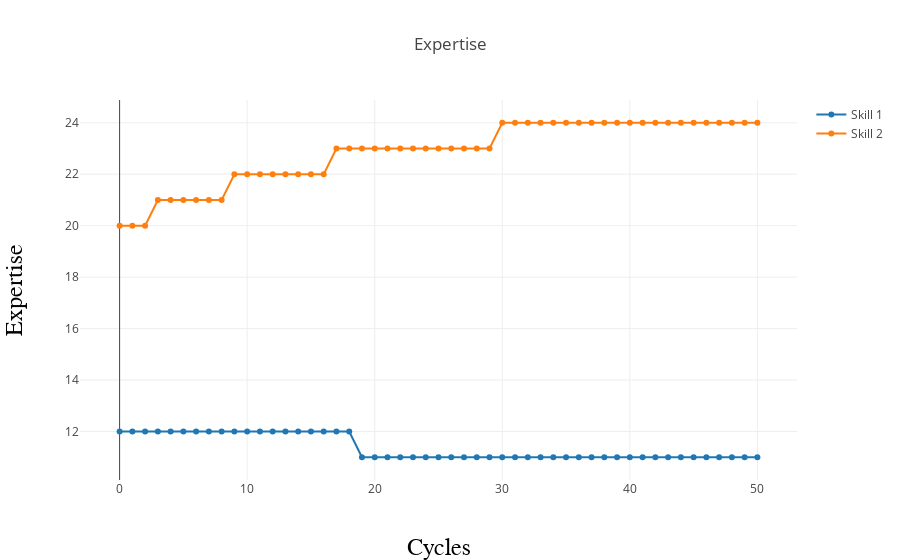

The cell this chart's notebook holds for it:
### Markdown cell above
And the following plot for the second agent:

### Code cell
my_workplace_exp1b.plot_skills(my_workplace_exp1b.agents[1])

### Figure 1 — Plotly figure (JSON) as saved in the notebook; plotly's stock layout.template omitted (floating-point values rounded to 4 significant figures)
{"data": [{"mode": "lines+markers", "name": "Skill 1", "type": "scatter", "uid": "bfc0315d-9634-4e5c-a527-192fd4e7b9e3", "x": [0, 1, 2, 3, 4, 5, 6, 7, 8, 9, 10, 11, 12, 13, 14, 15, 16, 17, 18, 19, 20, 21, 22, 23, 24, 25, 26, 27, 28, 29, 30, 31, 32, 33, 34, 35, 36, 37, 38, 39, 40, 41, 42, 43, 44, 45, 46, 47, 48, 49, 50], "y": [12, 12, 12, 12, 12, 12, 12, 12, 12, 12, 12, 12, 12, 12, 12, 12, 12, 12, 12, 11, 11, 11, 11, 11, 11, 11, 11, 11, 11, 11, 11, 11, 11, 11, 11, 11, 11, 11, 11, 11, 11, 11, 11, 11, 11, 11, 11, 11, 11, 11, 11]}, {"mode": "lines+markers", "name": "Skill 2", "type": "scatter", "uid": "9d37544e-bf9b-41ce-8efd-7519ef1ebd70", "x": [0, 1, 2, 3, 4, 5, 6, 7, 8, 9, 10, 11, 12, 13, 14, 15, 16, 17, 18, 19, 20, 21, 22, 23, 24, 25, 26, 27, 28, 29, 30, 31, 32, 33, 34, 35, 36, 37, 38, 39, 40, 41, 42, 43, 44, 45, 46, 47, 48, 49, 50], "y": [20, 20, 20, 21, 21, 21, 21, 21, 21, 22, 22, 22, 22, 22, 22, 22, 22, 23, 23, 23, 23, 23, 23, 23, 23, 23, 23, 23, 23, 23, 24, 24, 24, 24, 24, 24, 24, 24, 24, 24, 24, 24, 24, 24, 24, 24, 24, 24, 24, 24, 24]}], "layout": {"title": "Expertise", "xaxis": {"title": "Cycles", "titlefont": {"color": "black", "family": "Arial, sans-serif", "size": 24}}, "yaxis": {"title": "Expertise", "titlefont": {"color": "black", "family": "Arial, sans-serif", "size": 24}}}}
